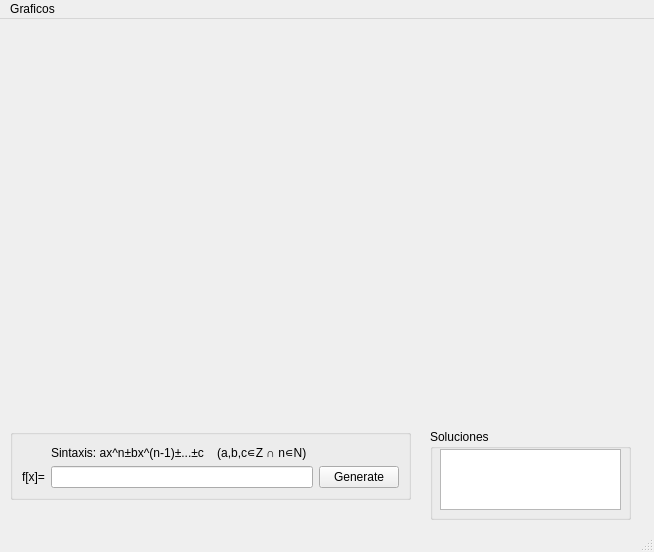
<?xml version="1.0" encoding="UTF-8"?>
<ui version="4.0">
 <class>Graficadora</class>
 <widget class="QMainWindow" name="Graficadora">
  <property name="geometry">
   <rect>
    <x>0</x>
    <y>0</y>
    <width>654</width>
    <height>552</height>
   </rect>
  </property>
  <property name="windowTitle">
   <string>Graficadora</string>
  </property>
  <widget class="QWidget" name="centralwidget">
   <widget class="QWidget" name="verticalLayoutWidget">
    <property name="geometry">
     <rect>
      <x>10</x>
      <y>10</y>
      <width>631</width>
      <height>391</height>
     </rect>
    </property>
    <layout class="QVBoxLayout" name="verticalLayout">
     <item>
      <widget class="QCustomPlot" name="customPlot" native="true">
       <property name="enabled">
        <bool>true</bool>
       </property>
      </widget>
     </item>
    </layout>
   </widget>
   <widget class="QGroupBox" name="groupBox">
    <property name="geometry">
     <rect>
      <x>10</x>
      <y>410</y>
      <width>401</width>
      <height>71</height>
     </rect>
    </property>
    <property name="title">
     <string notr="true"/>
    </property>
    <property name="flat">
     <bool>true</bool>
    </property>
    <property name="checkable">
     <bool>false</bool>
    </property>
    <layout class="QVBoxLayout" name="verticalLayout_2">
     <item>
      <layout class="QGridLayout" name="gridLayout">
       <item row="4" column="1">
        <widget class="QLineEdit" name="input">
         <property name="text">
          <string/>
         </property>
        </widget>
       </item>
       <item row="4" column="0">
        <widget class="QLabel" name="searchLabel">
         <property name="text">
          <string>f[x]=</string>
         </property>
         <property name="buddy">
          <cstring>input</cstring>
         </property>
        </widget>
       </item>
       <item row="4" column="2">
        <widget class="QPushButton" name="pushButton">
         <property name="text">
          <string>Generate</string>
         </property>
        </widget>
       </item>
       <item row="1" column="1" colspan="2">
        <widget class="QLabel" name="ejemplo">
         <property name="text">
          <string>Sintaxis: ax^n±bx^(n-1)±...±c    (a,b,c∊Z ∩ n∊N)</string>
         </property>
        </widget>
       </item>
      </layout>
     </item>
    </layout>
   </widget>
   <widget class="QGroupBox" name="groupBox_2">
    <property name="geometry">
     <rect>
      <x>430</x>
      <y>410</y>
      <width>201</width>
      <height>91</height>
     </rect>
    </property>
    <property name="title">
     <string>Soluciones</string>
    </property>
    <property name="flat">
     <bool>true</bool>
    </property>
    <widget class="QPlainTextEdit" name="Rsolu">
     <property name="geometry">
      <rect>
       <x>10</x>
       <y>20</y>
       <width>181</width>
       <height>61</height>
      </rect>
     </property>
     <property name="readOnly">
      <bool>true</bool>
     </property>
    </widget>
   </widget>
  </widget>
  <widget class="QStatusBar" name="statusbar"/>
  <widget class="QMenuBar" name="menubar">
   <property name="geometry">
    <rect>
     <x>0</x>
     <y>0</y>
     <width>654</width>
     <height>19</height>
    </rect>
   </property>
   <widget class="QMenu" name="menuGraficos">
    <property name="title">
     <string>Graficos</string>
    </property>
    <addaction name="actionSalir"/>
   </widget>
   <addaction name="menuGraficos"/>
  </widget>
  <action name="actionSalir">
   <property name="text">
    <string>Salir</string>
   </property>
  </action>
  <action name="actionNormal">
   <property name="text">
    <string>Normal</string>
   </property>
  </action>
  <action name="actionResize">
   <property name="text">
    <string>Resize</string>
   </property>
  </action>
 </widget>
 <customwidgets>
  <customwidget>
   <class>QCustomPlot</class>
   <extends>QWidget</extends>
   <header>qcustomplot.h</header>
   <container>1</container>
  </customwidget>
 </customwidgets>
 <resources/>
 <connections>
  <connection>
   <sender>actionSalir</sender>
   <signal>triggered()</signal>
   <receiver>Graficadora</receiver>
   <slot>close()</slot>
   <hints>
    <hint type="sourcelabel">
     <x>-1</x>
     <y>-1</y>
    </hint>
    <hint type="destinationlabel">
     <x>273</x>
     <y>264</y>
    </hint>
   </hints>
  </connection>
 </connections>
</ui>
